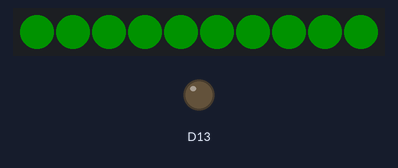
A sketch run on a simulated Adafruit Circuit Playground Express. Parts: 10 RGB LEDs in strip order, left to right, output pins drawn as LEDs (lit = HIGH). Dim RGB values are drawn brighter than linear.

Above: at 0.05 s.
At 0.98 s:
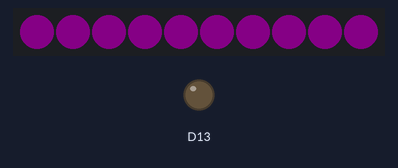
At 1.35 s:
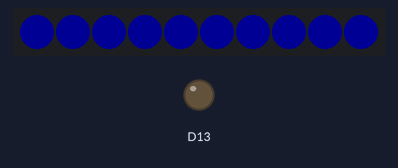
At 1.71 s:
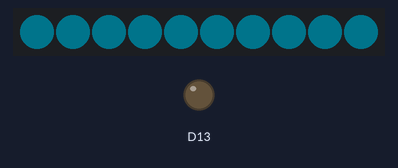
At 2.8 s:
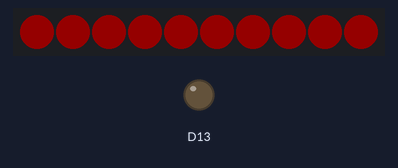
At 3.68 s:
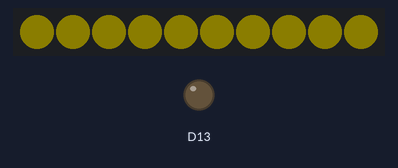

The sketch:

Spectrum.ino.ino
```cpp
#include <Adafruit_CircuitPlayground.h>

struct rgbColor {
  short r = 0;
  short g = 0;
  short b = 0;
};

rgbColor color;
float timer = 0;
int incrementer = 0;
double frequency = .3;


void setup() {
  Serial.begin(9600);
  CircuitPlayground.begin();
}

void loop()
{
  //  CircuitPlayground.clearPixels();
    IncrementColors();
    CircuitPlayground.setPixelColor(0, color.r,   color.g,   color.b);
    CircuitPlayground.setPixelColor(1, color.r,   color.g,   color.b);
    CircuitPlayground.setPixelColor(2, color.r,   color.g,   color.b);
    CircuitPlayground.setPixelColor(3, color.r,   color.g,   color.b);
    CircuitPlayground.setPixelColor(4, color.r,   color.g,   color.b);
    CircuitPlayground.setPixelColor(5, color.r,   color.g,   color.b);
    CircuitPlayground.setPixelColor(6, color.r,   color.g,   color.b);
    CircuitPlayground.setPixelColor(7, color.r,   color.g,   color.b);
    CircuitPlayground.setPixelColor(8, color.r,   color.g,   color.b);
    CircuitPlayground.setPixelColor(9, color.r,   color.g,   color.b);
    delay(100);

    //increment and reset
    incrementer++;
    if(incrementer > 32)
    {
      incrementer = 0;
    }
}

void IncrementColors()
{
  color.r = ProcessVal(sin(frequency * incrementer + 0) * 255);
  color.g = ProcessVal(sin(frequency * incrementer + 2) * 255);
  color.b = ProcessVal(sin(frequency * incrementer + 4) * 255);

//  PrintToSerial(color);
}

int ProcessVal(double val)
{
  if (val > 255)
    val = 255;
  else if(val < 0)
    val = 0;

  return val;
}

void PrintToSerial(rgbColor c)
{
  Serial.print("R:");
  Serial.print(c.r);
  Serial.print("  G:");
  Serial.print(c.g);
  Serial.print("  B:");
  Serial.print(c.b);
  Serial.print('\n');
}
```

Measured:
- by itself, everything shown: repeats every 3.4 s, in 29 steps
